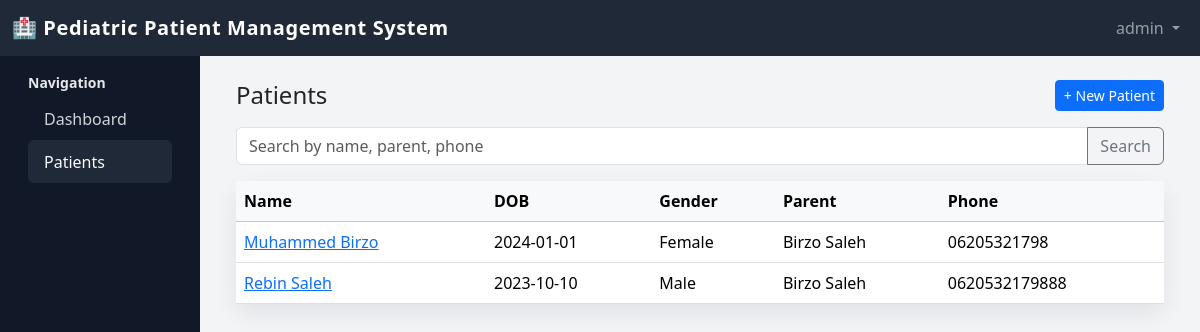
/patients/ (signed in), run on the app's committed database.
### pediatric/models.py (models this page shows, shortened)
class Patient(models.Model):
    GENDER_CHOICES = [
        ('Male', 'Male'),
        ('Female', 'Female'),
    ]
    BLOOD_TYPE_CHOICES = [
        ('A', 'A'),
        ('B', 'B'),
        ('AB', 'AB'),
        ('O', 'O'),
    ]
    patient_name = models.CharField(max_length=100)
    date_of_birth = models.DateField()
    gender = models.CharField(max_length=10, choices=GENDER_CHOICES)
    blood_type = models.CharField(max_length=5, choices=BLOOD_TYPE_CHOICES, null=True, blank=True)
    contact_number = models.CharField(max_length=20, blank=True, null=True)
    parent_name = models.CharField(max_length=100, blank=True, null=True)
    parent_contact = models.CharField(max_length=20, blank=True, null=True)
    address = models.CharField(max_length=200, blank=True, null=True)
    city = models.CharField(max_length=50, blank=True, null=True)
    country = models.CharField(max_length=50, blank=True, null=True)
    medical_history = models.TextField(blank=True, null=True)
    notes = models.TextField(blank=True, null=True)
    date_registered = models.DateTimeField(auto_now_add=True)
    created_by = models.ForeignKey(User, on_delete=models.SET_NULL, null=True, related_name='patients_created')
    class Meta:
        ordering = ['-date_registered']

### pediatric/views.py (the view)
# urls.py: path('patients/', views.patient_list, name='patient_list'),
@login_required
def patient_list(request):
    query = request.GET.get('q', '')
    patients = Patient.objects.all()
    if query:
        patients = patients.filter(
            Q(patient_name__icontains=query) |
            Q(contact_number__icontains=query) |
            Q(parent_name__icontains=query)
        )
    patients = patients.order_by('-date_registered')
    return render(request, 'patients/patient_list.html', {
        'patients': patients,
        'query': query
    })

### templates/patients/patient_list.html (shortened to what this page needs)
{% extends 'base.html' %}
{% block content %}
<div class="d-flex justify-content-between align-items-center mb-3">
  <h4 class="mb-0">Patients</h4>
  <a href="{% url 'patient_create' %}" class="btn btn-primary btn-sm">+ New Patient</a>
</div>
<form method="get" class="mb-3">
  <div class="input-group">
    <input type="text" name="q" value="{{ query }}" class="form-control" placeholder="Search by name, parent, phone">
    <button class="btn btn-outline-secondary" type="submit">Search</button>
  </div>
</form>
<div class="card">
  <div class="card-body p-0">
    <table class="table table-hover mb-0">
      <thead class="table-light">
        <tr>
          <th>Name</th>
          <th>DOB</th>
          <th>Gender</th>
          <th>Parent</th>
          <th>Phone</th>
        </tr>
      </thead>
      <tbody>
        {% for p in patients %}
        <tr>
          <td><a href="{% url 'patient_detail' p.pk %}">{{ p.patient_name }}</a></td>
          <td>{{ p.date_of_birth|date:"Y-m-d" }}</td>
          <td>{{ p.gender }}</td>
          <td>{{ p.parent_name }}</td>
          <td>{{ p.contact_number }}</td>
        </tr>
        {% empty %}
        <tr>
          <td colspan="5" class="text-center text-muted py-3">No patients found.</td>
        </tr>
        {% endfor %}
      </tbody>
    </table>
  </div>
</div>
{% endblock %}

### templates/base.html (shortened to what this page needs)
<!doctype html>
<html lang="en">
<head>
  <link href="https://cdn.jsdelivr.net/npm/bootstrap@5.3.2/dist/css/bootstrap.min.css" rel="stylesheet">
</head>
<body>
  <nav class="navbar navbar-dark navbar-expand-lg">
    <div class="container-fluid">
      <a class="navbar-brand" href="{% url 'dashboard' %}">
        🏥 Pediatric Patient Management System
      </a>
      <div class="collapse navbar-collapse" id="topnav">
        <ul class="navbar-nav ms-auto mb-2 mb-lg-0">
          {% if user.is_authenticated %}
          <li class="nav-item dropdown">
            <a class="nav-link dropdown-toggle" href="#" data-bs-toggle="dropdown">
              {{ user.first_name|default:user.username }}
            </a>
          </li>
          {% endif %}
        </ul>
      </div>
    </div>
  </nav>
  <div class="container-fluid">
    <div class="row">
      {% if user.is_authenticated %}
      <div class="col-md-3 col-lg-2 d-none d-md-block sidebar py-3">
        <div class="px-3 mb-3">
          <div class="fw-semibold small text-gray-400 mb-1">Navigation</div>
          <a href="{% url 'dashboard' %}" class="{% if request.resolver_match.url_name == 'dashboard' %}active{% endif %}">
            Dashboard
          </a>
          <a href="{% url 'patient_list' %}" class="{% if 'patient' in request.resolver_match.url_name %}active{% endif %}">
            Patients
          </a>
        </div>
      </div>
      {% endif %}
      <div class="{% if user.is_authenticated %}col-md-9 col-lg-10{% else %}col-12{% endif %}">
        <div class="content-wrapper">
          {% block content %}{% endblock %}
        </div>
      </div>
    </div>
  </div>
</body>
</html>

### templates/base.html (style rules this page uses)
body { font-family: system-ui, -apple-system, BlinkMacSystemFont, "Segoe UI", sans-serif; background-color: #f3f4f6; }
.navbar { background-color: #1f2937; }
.navbar-brand { font-weight: 600; letter-spacing: 0.03em; }
.sidebar { min-height: 100vh; background-color: #111827; color: #e5e7eb; }
.sidebar a { color: #d1d5db; text-decoration: none; display: block; padding: 0.6rem 1rem; border-radius: 0.4rem; }
.sidebar a:hover, .sidebar a.active { background-color: #1f2937; color: #f9fafb; }
.content-wrapper { padding: 1.5rem; }
.card { border: none; border-radius: 0.75rem; box-shadow: 0 10px 25px rgba(15, 23, 42, 0.08); }

### data on the page
Patient: patient_name "Muhammed Birzo", date_of_birth "2024-01-01", gender "Female", parent_name "Birzo Saleh", contact_number "06205321798"
Patient: patient_name "Rebin Saleh", date_of_birth "2023-10-10", gender "Male", parent_name "Birzo Saleh", contact_number "0620532179888"

### other printed values
{{ user.first_name|default:user.username }} "admin"
